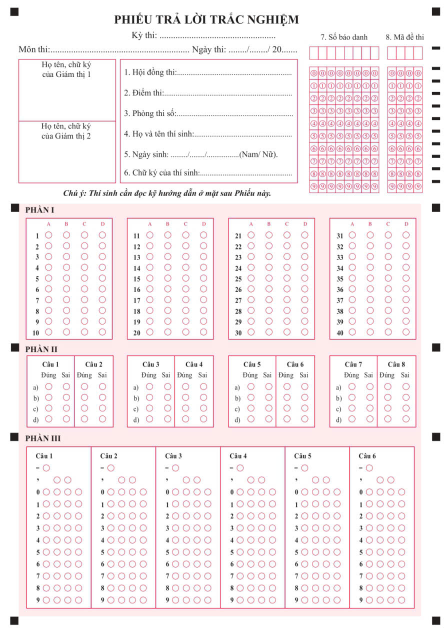
#> input picture data/sample1.jpg, 896 x 1280 px (shown at 1/2 size)
$ jupyter execute image_processing.ipynb
#> lines starting #> are read from the running program, lines starting #| are printed output that depends on the picture; after the words box and inside, x2 and y2 are one past the last pixel; in counts of white or black regions, pixels touching at a corner belong together
[cell 1]
import numpy as np
import cv2 as cv
from matplotlib import pyplot as plt

[cell 2]
img_root = cv.imread('./data/sample1.jpg', cv.IMREAD_COLOR_BGR)
#> img_root is the input picture: shape (1280, 896, 3); mean B, G, R 241.2, 239.4, 247
img = cv.cvtColor(img_root,cv.COLOR_BGR2GRAY)
plt.subplot(121),plt.imshow(img,cmap = 'gray')

[cell 3]
_, thresh = cv.threshold(img, 100, 255, cv.THRESH_BINARY_INV)
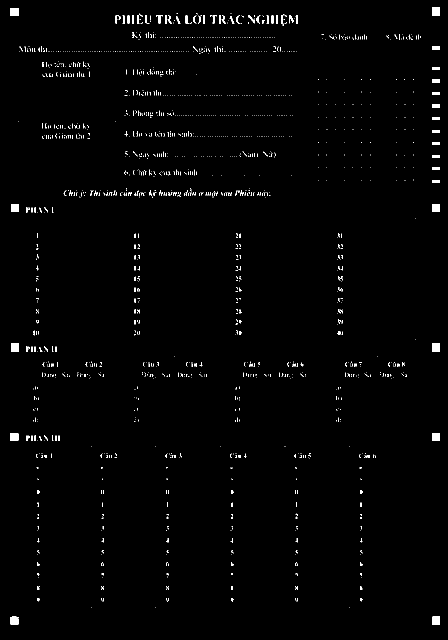
#> thresh: shape (1280, 896) (shown at 1/2 size); 1.1% white; 1573 white regions (1496 under 20 px)
plt.subplot(111),plt.imshow(thresh,cmap = 'gray')

[cell 4]
contours, _ = cv.findContours(thresh, cv.RETR_EXTERNAL, cv.CHAIN_APPROX_SIMPLE)
#> contours = 1573 contours, 1525 with area under 20; largest, box (x1, y1, x2, y2) and area: (864, 687, 880, 703) 225, (22, 687, 38, 703) 225, (864, 408, 880, 424) 225, (22, 408, 38, 424) 225, (864, 15, 880, 31) 225

[cell 5]
square_candidates = []
for c in contours:
    x,y,w,h = cv.boundingRect(c)
    area = cv.contourArea(c)

    if area < 100 or area > 5000:
        continue

    aspect_ratio = float(w) / h
    if not (0.85 <= aspect_ratio <= 1.15):
        continue

    extent = area / float(w * h)
    if extent < 0.80:
        continue

    M = cv.moments(c)
    if M['m00'] != 0:
        cx = M['m10'] /M['m00']
        cy = M['m01'] /M['m00']
        square_candidates.append({
            "contour": c,
            "bbox":(x,y,w,h),
            "center":(cx,cy),
            "area":area
        })
#> this loop made 1573 passes
#> (x, y, w, h, area, extent, cx, cy) on passes 1, 2, 208, 209, 486, 487, 630, 631, 1572, 1573: (864, 1233, 16, 16, 224.5, 0.877, 871.5, 1240.5), (21, 1233, 16, 16, 218, 0.852, 28.45, 1240.7), (864, 866, 16, 16, 224.5, 0.877, 871.5, 873.5), (21, 866, 16, 16, 224, 0.875, 28.47, 873.5), (864, 687, 16, 16, 225, 0.879, 871.5, 694.5), (22, 687, 16, 16, 225, 0.879, 29.5, 694.5), (864, 408, 16, 16, 225, 0.879, 871.5, 415.5), (22, 408, 16, 16, 225, 0.879, 29.5, 415.5), (21, 16, 16, 16, 224, 0.875, 28.52, 23.47), (864, 15, 16, 16, 225, 0.879, 871.5, 22.5)
#> after the loop, square_candidates = 10 items

[cell 6]
pts = np.array([c["center"] for c in square_candidates])
#> pts = [[871.5, 1240.5], [28.45, 1240.7], [871.5, 873.5], [28.47, 873.5], [871.5, 694.5], [29.5, 694.5], [871.5, 415.5], [29.5, 415.5], [28.52, 23.47], [871.5, 22.5]]

sum = pts[:,0] + pts[:,1]
#> sum = [2112, 1269.2, 1745, 902, 1566, 724, 1287, 445, 51.99, 894]
tl = square_candidates[np.argmin(sum)] #top left
#> tl = 4 items
br = square_candidates[np.argmax(sum)] # btm right
#> br = 4 items

different = pts[:,0] - pts[:,1]
#> different = [-369, -1212.3, -1.97, -845, 177, -665, 456, -386, 5.06, 849]
tr = square_candidates[np.argmax(different)]
#> tr = {'contour': [[864, 15], [864, 30], [879, 30], [879, 15]], 'bbox': (864, 15, 16, 16), 'center': (871.5, 22.5), 'area': 225}
bl = square_candidates[np.argmin(different)]
#> bl = {'contour': contour of 11 points, box (x1, y1, x2, y2) (21, 1233, 37, 1249), area 218, 'bbox': (21, 1233, 16, 16), 'center': (28.45, 1240.7), 'area': 218}

src_corners = {
    "TL":tl,
    "TR":tr,
    "BR":br,
    "BL":bl
}

[cell 7]
src_pts = np.array([b['center'] for b in src_corners.values()], dtype=np.float32)
#> src_pts = [[28.52, 23.47], [871.5, 22.5], [871.5, 1240.5], [28.45, 1240.7]]
dst_corners = np.array([
    [50, 50],             # Top-Left
    [1750, 50],           # Top-Right
    [1750, 2495],         # Bottom-Right
    [50, 2495]            # Bottom-Left
], dtype="float32")
M = cv.getPerspectiveTransform(src_pts, dst_corners)
#> M = [[2.02, 0.000134, -7.57], [0.00234, 2.01, 2.79], [7.5e-07, 9.17e-08, 1]]
warped_sheet = cv.warpPerspective(img, M, (1800, 2545))
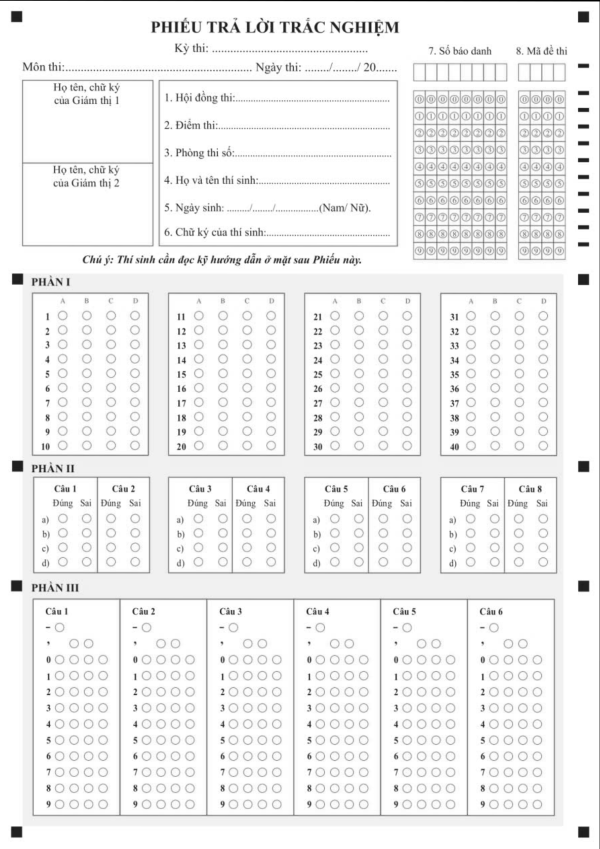
#> warped_sheet: shape (2545, 1800) (shown at 1/3 size); min 0, max 255, mean 241.2
status = cv.imwrite('output_grey.png', warped_sheet)

[cell 8]
# draw rectangle to illustrate the result
for label,value in src_corners.items():
    bx,by,bw,bh = value['bbox']
    cv.rectangle(img_root, (bx, by), (bx + bw, by + bh), (255, 255, 0), 2)
#> this loop made 4 passes
#> (label, bx, by) on passes 1 to 4: ('TL', 21, 16), ('TR', 864, 15), ('BR', 864, 1233), ('BL', 21, 1233)
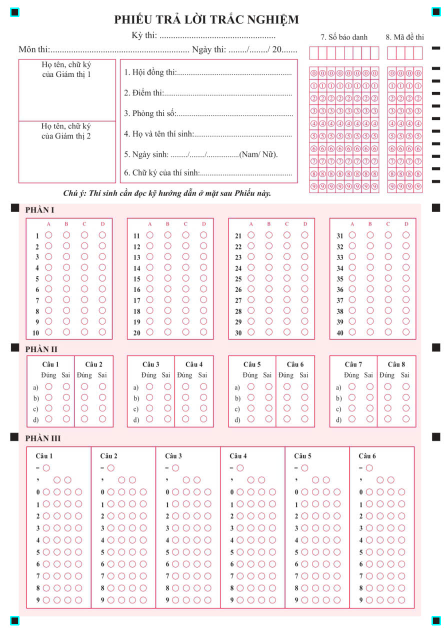
#> img_root: shape (1280, 896, 3) (shown at 1/2 size); 0.07% of pixels changed, all inside (x1, y1, x2, y2) = (20, 14, 882, 1251)

[cell 9]
# 1. Grid Parameters
X_cols = [188, 596, 1005, 1414]  # X center of option 'A' for each column
Y_start = 947                    # Y center of the first row (Q1, Q11, Q21, Q31)
delta_x = 72                      # Horizontal distance between options A, B, C, D
delta_y = 43                      # Vertical distance between questions
bubble_radius = 16                # Radius of each bubble

options = ['A', 'B', 'C', 'D']
bubble_map = {}  # { (question_number, option_letter): (x, y, r) }

# 2. Mathematical Generation of all 160 bubbles
for col_idx in range(4):
    for row_idx in range(10):
        q_num = col_idx * 10 + row_idx + 1
        y = int(round(Y_start + row_idx * delta_y))

        for opt_idx in range(4):
            opt_letter = options[opt_idx]
            x = int(round(X_cols[col_idx] + opt_idx * delta_x))

            bubble_map[(q_num, opt_letter)] = (x, y, bubble_radius)
#> after the loop, bubble_map = 160 items

print(f"Successfully generated {len(bubble_map)} bubble coordinates!")
#| Successfully generated 160 bubble coordinates!

# 3. Visual Verification: Draw the calculated bubbles on warped_sheet
annotated = cv.cvtColor(warped_sheet, cv.COLOR_GRAY2BGR) if len(warped_sheet.shape) == 2 else warped_sheet.copy()

for (q, opt), (cx, cy, r) in bubble_map.items():
    # Green circle for bubble boundary
    cv.circle(annotated, (cx, cy), r, (0, 255, 0), 2)
    # Red dot for exact center
    cv.circle(annotated, (cx, cy), 2, (0, 0, 255), -1)
#> this loop made 160 passes
#> (q, opt, cx, cy) on passes 1 to 3: (1, 'A', 188, 947), (1, 'B', 260, 947), (1, 'C', 332, 947)
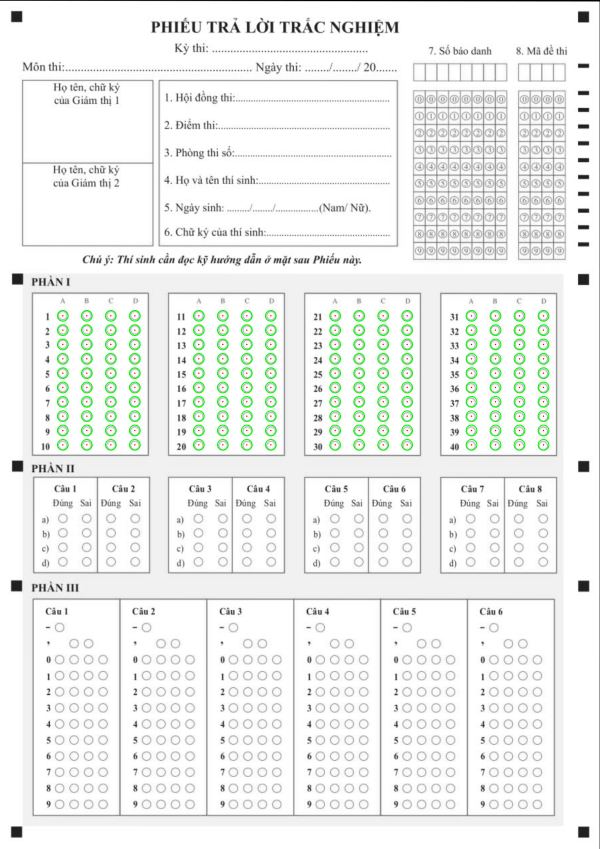
#> annotated: shape (2545, 1800, 3) (shown at 1/3 size); mean B, G, R 238.5, 241.2, 238.6

# Display Phần I region
plt.figure(figsize=(14, 10))
plt.imshow(annotated)
plt.title("Mathematical Grid Overlay for Phần I (Questions 1-40)")
plt.show()

## Test find contour after getPerspectiveTransform instead of define bubble manually

warped_sheet is already transform

[cell 10]
warped_sheet.shape
#> Out = (2545, 1800)

[cell 11]
_, thresh_2 = cv.threshold(warped_sheet, 100, 255, cv.THRESH_BINARY_INV)
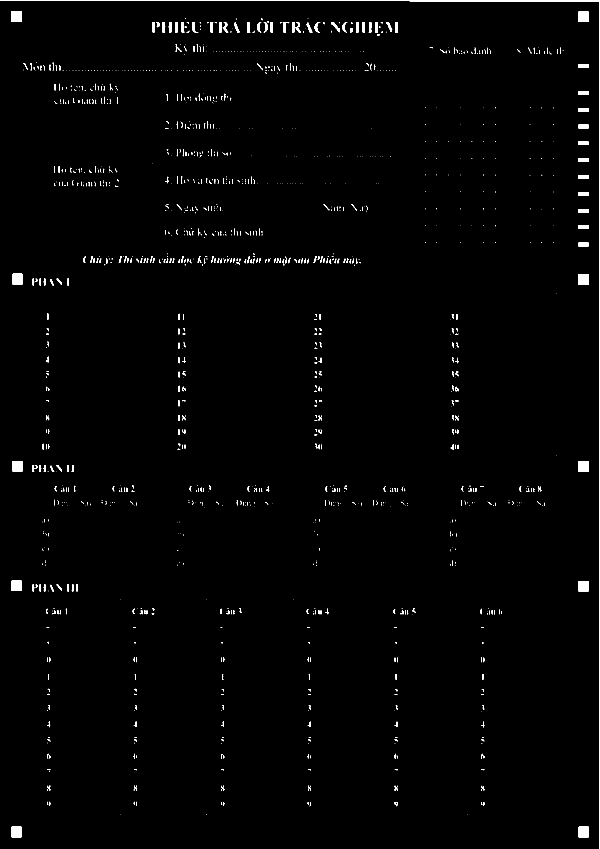
#> thresh_2: shape (2545, 1800) (shown at 1/3 size); 1.1% white; 1372 white regions (909 under 20 px)
plt.imshow(thresh,"gray")

[cell 12]
contours_2, _ = cv.findContours(thresh_2, cv.RETR_EXTERNAL, cv.CHAIN_APPROX_SIMPLE)
#> contours_2 = 1372 contours, 1130 with area under 20; largest, box (x1, y1, x2, y2) and area: (0, 0, 1800, 2545) 3803, (34, 34, 66, 66) 958, (1735, 2480, 1767, 2512) 957, (34, 2480, 66, 2512) 956, (37, 821, 69, 853) 954

square_candidates_2 = []
for c in contours_2:
    x,y,w,h = cv.boundingRect(c)
    area = cv.contourArea(c)

    if area < 100 or area > 5000:
        continue

    aspect_ratio = float(w) / h
    if not (0.85 <= aspect_ratio <= 1.15):
        continue

    extent = area / float(w * h)
    if extent < 0.80:
        continue

    M = cv.moments(c)
    if M['m00'] != 0:
        cx = M['m10'] /M['m00']
        cy = M['m01'] /M['m00']
        square_candidates_2.append({
            "contour": c,
            "bbox":(x,y,w,h),
            "center":(cx,cy),
            "area":area
        })
#> this loop made 1372 passes
#> (x, y, w, h, area, aspect_ratio, extent, cx) on passes 1 to 2: (1735, 2480, 32, 32, 957, 1, 0.935, 1750.5), (34, 2480, 32, 32, 956, 1, 0.934, 49.45)
#> (x, y, w, h, area) on passes 16, 24, 25, 27, 29, 31: (147, 2405, 4, 13, 20.5), (1444, 2357, 9, 15, 30), (1184, 2357, 9, 15, 30.5), (924, 2357, 9, 15, 30.5), (664, 2357, 9, 15, 32), (402, 2357, 9, 15, 32)

[cell 13]
part_1_squares = []
for c in square_candidates_2:
    if c['center'][1] >800 and c['center'][1] <1500:
        part_1_squares.append(c)
#> this loop made 10 passes

[cell 14]
y_start = int(min(i['center'][1] for i in part_1_squares ))
y_end = int(max(i['center'][1] for i in part_1_squares ))
annotated = cv.cvtColor(warped_sheet,cv.COLOR_GRAY2BGR)
for i in part_1_squares:
    pts_1 = (int(i["center"][0]-10),int(i["center"][1]-10))
    pts_2 = (int(i["center"][0]+10),int(i["center"][1]+10))
    cv.rectangle(annotated,pts_1,pts_2,(255,0,0),5)
#> this loop made 4 passes
plt.imshow(annotated[y_start:y_end,:,:])

### export image

[cell 15]
# cv.imwrite("perspective_transform.png",warped_sheet)

[cell 16]
X_cols = [188, 596, 1005, 1414]  # X center of option 'A' for each column
Y_start = 947                    # Y center of the first row (Q1, Q11, Q21, Q31)
delta_x = 72                      # Horizontal distance between options A, B, C, D
delta_y = 43                      # Vertical distance between questions
bubble_radius = 16                # Radius of each bubble
options = ['A', 'B', 'C', 'D']
table = []
for column in range(4):
    cols = []
    for row in range(10):
        y = Y_start + row*delta_y
        bubble = []
        for choice in range(4):
            x = X_cols[column] + choice*delta_x
            bubble.append([x,y])
        cols.append(bubble)
    table.append(cols)

[cell 17]
array  = np.array(table)

[cell 18]
for column in range(array.shape[0]):
    for row in range(array.shape[1]):
        for choice in range(array.shape[2]):
            x, y = array[column, row, choice]

            cv.circle(
                annotated,
                (int(x), int(y)),
                bubble_radius,
                (0, 0, 255),
                2,
                cv.LINE_AA
            )
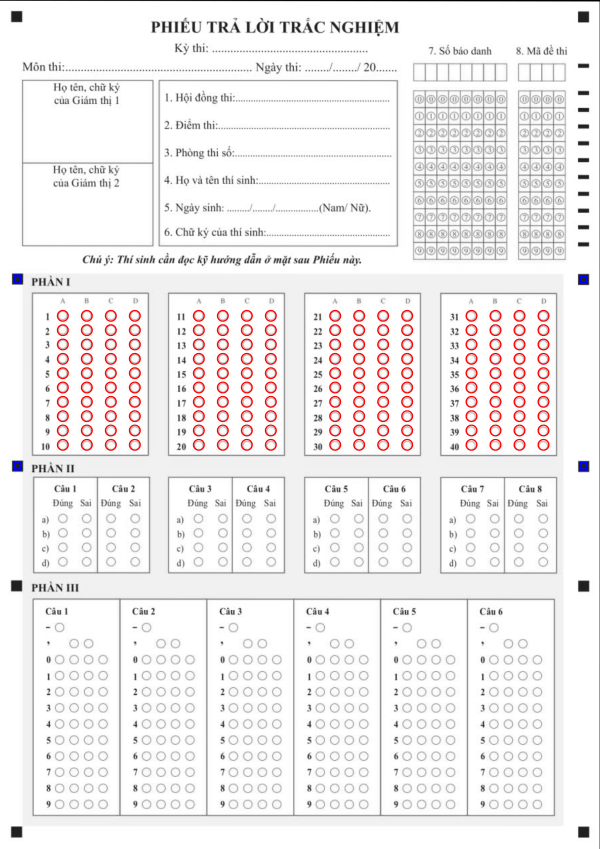
#> annotated: shape (2545, 1800, 3) (shown at 1/3 size); mean B, G, R 238.1, 238, 241.4
y_start = int(min(i['center'][1] for i in part_1_squares ))
y_end = int(max(i['center'][1] for i in part_1_squares ))
plt.imshow(annotated[y_start:y_end,:,:])
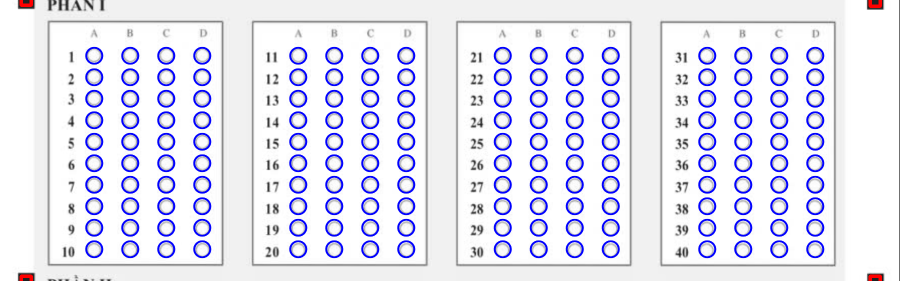
#> shown: shape (562, 1800, 3) (shown at 1/2 size); mean R, G, B 227.4, 227.2, 242.7

[cell 19]
new_img = cv.imread("perspective_transform.png")
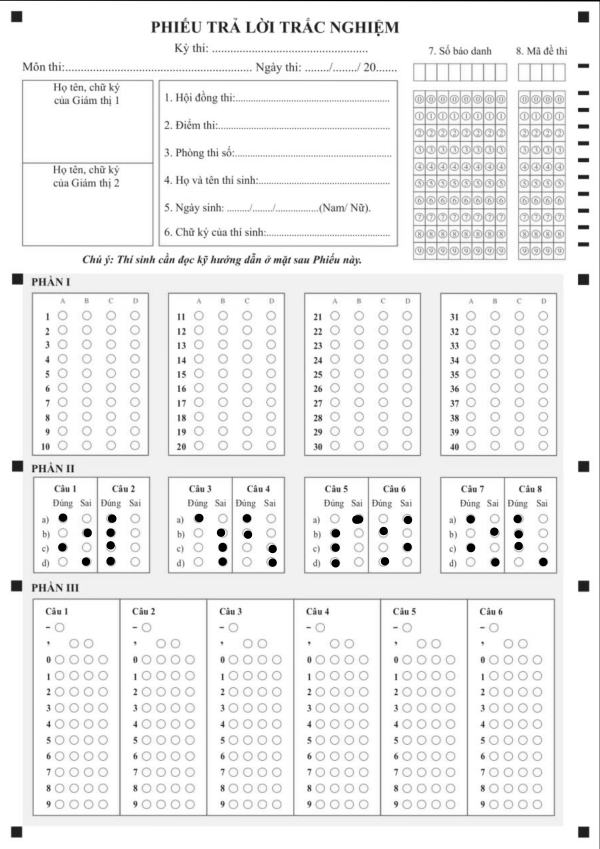
#> input picture perspective_transform.png, 1800 x 2545 px (shown at 1/3 size)
#> new_img is the input picture: shape (2545, 1800, 3); min 0, max 255, mean 240.4

[cell 20]
plt.imshow(new_img)

[cell 21]
part_1 = new_img[y_start:y_end,:]
plt.imshow(part_1)

[cell 22]
_,cvt_color = cv.threshold(new_img,100,255,cv.THRESH_BINARY_INV)
#> cvt_color: shape (2545, 1800, 3); 1.4% white; 1413 white regions (920 under 20 px), largest, box (x1, y1, x2, y2) and area: (0, 0, 1800, 2545) 8158, (34, 34, 66, 66) 1020, (1735, 2480, 1767, 2512) 1018
plt.imshow(cvt_color[y_start:y_end,:])
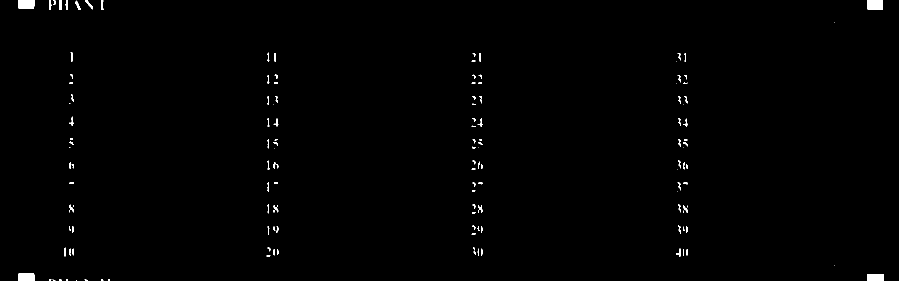
#> shown: shape (562, 1800, 3) (shown at 1/2 size); 0.64% white; 142 white regions (46 under 20 px), largest, box (x1, y1, x2, y2) and area: (1735, 0, 1766, 19) 589, (1799, 0, 1800, 562) 562, (37, 0, 69, 17) 540

[cell 23]
ques_ans = {}

for column in range(array.shape[0]):
    for row in range(array.shape[1]):
        ans = []
        for choice in range(array.shape[2]):
            x, y = array[column, row, choice]
            y_start = y - bubble_radius
            y_end = y + bubble_radius
            x_start = x - bubble_radius
            x_end = x + bubble_radius
            pixel_sum = cvt_color[y_start:y_end,x_start:x_end].sum()
            ans.append(pixel_sum)
        ques_ans[row+1 + column*10] = options[np.argmax(ans)]
ques_ans

# Part 2

Q1ATrue: (188,1554) Q1AFalse: (259, 1554) Q2ATrue (259+72,1554)
x_gap = 72
y_gap = 42
Q1BTrue: (187,1596)

square_candidates_2

[cell 24]
part_2_img = new_img.copy()

### 1. Grid Parameters

[cell 25]
X_cols = [188, 596, 1005, 1414]  # X center of option 'A' for each column
Y_start = 1554                    # Y center of the first row (Q1, Q11, Q21, Q31)
delta_x = 72                      # Horizontal distance between options A, B, C, D
delta_y = 43                      # Vertical distance between questions
bubble_radius = 16                # Radius of each bubble
ques_gap = delta_x*2

### 2. Part 2 contour

[cell 26]
table = []
for col in range(4):
    columns = []
    for ques in range(2):
        questions = []
        for sub in range(4):
            sub_ques = []
            y = Y_start + (sub)*delta_y
            for ans in range(2):
                x = X_cols[col] + (ans)*delta_x +ques*ques_gap
                sub_ques.append([x,y])
            questions.append(sub_ques)
        columns.append(questions)
    table.append(columns)

[cell 27]
table = np.array(table)
table.shape
#> Out = (4, 2, 4, 2, 2)

[cell 28]
annotated = part_2_img.copy()
for col in range(4):
    for ques in range(2):
        for sub in range(4):
            for ans in range(2):
                x,y = table[col][ques][sub][ans]
                cv.circle(annotated,(int(x), int(y)),bubble_radius,(0, 0, 255),2,cv.LINE_AA)

[cell 29]
plt.imshow(annotated[1400:1800,:])
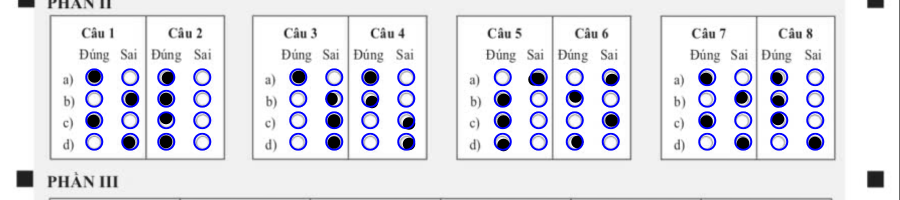
#> shown: shape (400, 1800, 3) (shown at 1/2 size); mean R, G, B 225.3, 225.3, 234

[cell 30]
part_2_img_cvt = cv.threshold(new_img,100,255,cv.THRESH_BINARY_INV)

[cell 31]
plt.imshow(part_2_img)

[cell 32]
questions = {}
ans_options = ["A","B"]
for col in range(4):
    for ques in range(2):
        for sub in range(4):
            answers = []
            for ans in range(2):
                x,y = table[col,ques,sub,ans]
                y_start = y - bubble_radius
                y_end = y + bubble_radius
                x_start = x - bubble_radius
                x_end = x + bubble_radius
                pixel_sum = cvt_color[y_start:y_end,x_start:x_end].sum()
                answers.append(pixel_sum)
            questions[(ques+1 + col*2,options[sub])] = ans_options[np.argmax(answers)]
